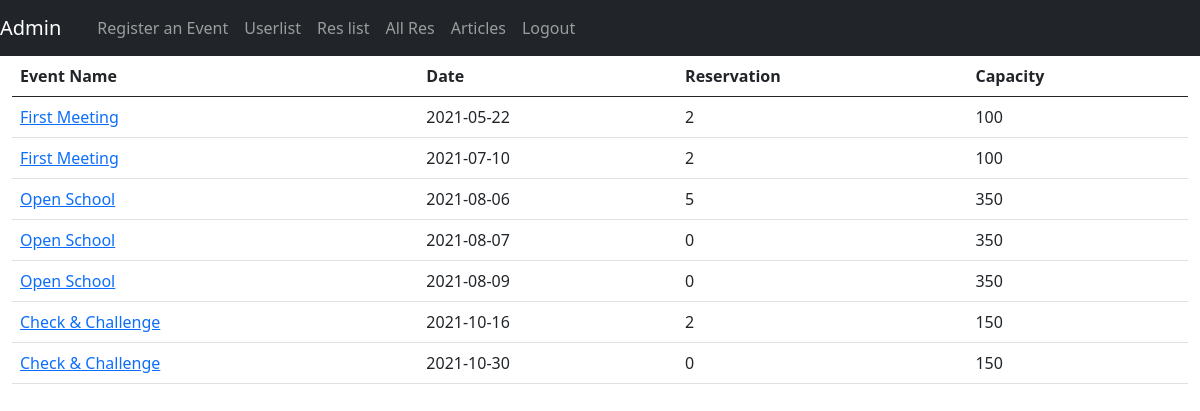
/reservationTotal.php, run on the app's committed database.
### tables this page shows
CREATE TABLE `items` (
  `item_id` int(11) NOT NULL,
  `event_id` varchar(255) NOT NULL,
  `iname` varchar(255) NOT NULL,
  `idate` date DEFAULT NULL,
  `capacity` varchar(255) NOT NULL,
  `itarget` varchar(255) NOT NULL,
  `idesc` varchar(255) NOT NULL,
  `iimg` varchar(255) DEFAULT NULL
);

### classes/Database.php (called while the page is built, shortened)
<?php
class Database{
    private $servername = 'us-cdbr-east-04.cleardb.com';
    private $username = 'bc0834ecc021a1';
    private $password = 'f7c8f6cf';
    private $db_name = 'heroku_6466d73cb3ad493';
    function __construct()
    {
        return $this->conn = new mysqli($this->servername,$this->username,$this->password,$this->db_name);
    }
}
?>

### action.php (called while the page is built, shortened)
<?php
include 'classes/Functions.php';
$functionObj = new Functions;
?>

### classes/Functions.php (called while the page is built, shortened)
<?php
include 'Database.php';
class Functions extends Database{
    function read_items(){
        $sql = "SELECT * FROM items ORDER BY event_id";
        $result = $this->conn->query($sql);
        if($result->num_rows>0){
            $array = array();
            while($row = $result->fetch_assoc()){
                $array[] = $row;
            }
            return $array;
        }else{
            return FALSE;
        }
    }
    function count_items($item_id){
        $sql = "SELECT * FROM cart WHERE item_id = '$item_id'";
        $result = $this->conn->query($sql);
        if($result == TRUE){
            return $result->num_rows;
        }else{
            die("ERROR: ".$this->conn->error);
        }
    }
}
?>

### reservationTotal.php (the view, shortened to what this page needs)
<?php
include 'action.php';
$items = $functionObj->read_items();
?>
<!doctype html>
<html lang="en">
<head>
  <link rel="stylesheet" href="https://cdn.jsdelivr.net/npm/bootstrap@5.0.2/dist/css/bootstrap.min.css">
</head>
<body>
  <?php
  include 'navbar.php';
  ?>
  <div class="container-fluid">
    <table class="table">
      <thead>
        <th>Event Name</th>
        <th>Date</th>
        <th>Reservation</th>
        <th>Capacity</th>
      </thead>
      <tbody>
        <?php foreach($items as $row):
        $num = $functionObj->count_items($row['item_id']);
        ?>
        <tr>
          <td><a href='reservationEach.php?item_id=<?php echo $row['item_id'] ?>'><?php echo $row['iname']?></a></td>
          <td><?php echo $row['idate']?></td>
          <td><?php echo $num?></td>
          <td><?php echo $row['capacity']?></td>
        </tr>
        <?php endforeach;?>
      </tbody>
    </table>
  </div>
</body>
</html>

### data on the page
items: iname "First Meeting", idate "2021-05-22", num "2", capacity "100"
items: iname "First Meeting", idate "2021-07-10", num "2", capacity "100"
items: iname "Open School", idate "2021-08-06", num "5", capacity "350"
items: iname "Open School", idate "2021-08-07", num "0", capacity "350"
items: iname "Open School", idate "2021-08-09", num "0", capacity "350"
items: iname "Check & Challenge", idate "2021-10-16", num "2", capacity "150"
items: iname "Check & Challenge", idate "2021-10-30", num "0", capacity "150"
